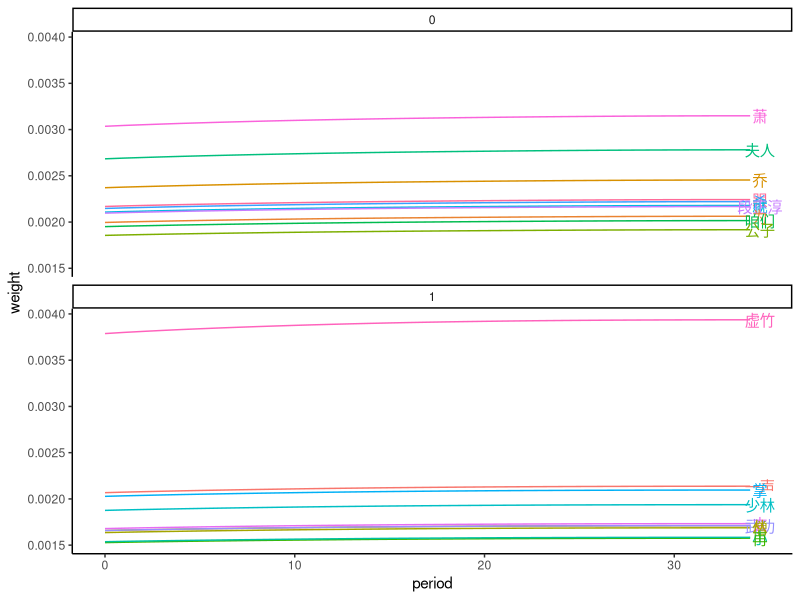
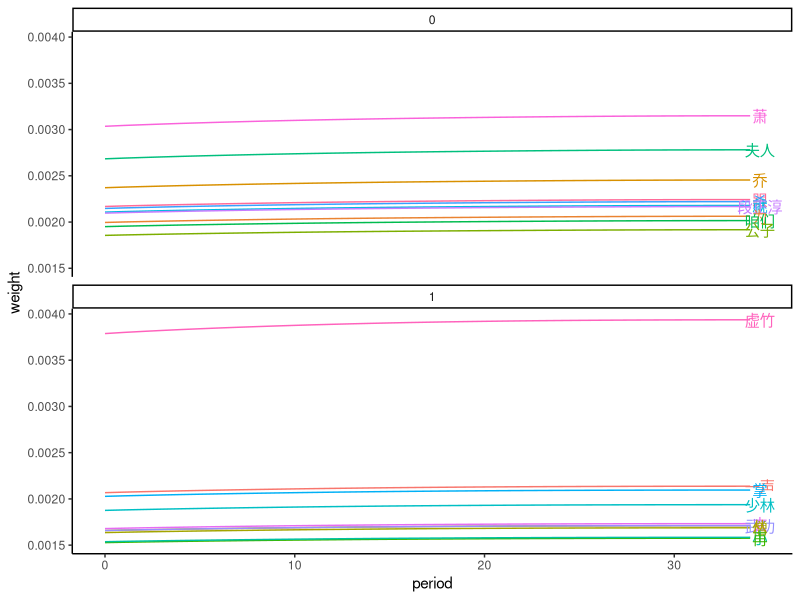

These figures' R source, in order: (Note: this script raises an error after producing the figures.)
## ---- chunk 1
library(tidyverse)
## ---- chunk 2
df <- read_csv("../output/demo_model_df.csv")
dict <- read_tsv("../output/demo_dict_text.txt", skip = 6, col_names = c("word_id", "word_name", "freq")) %>% 
    select(-freq)
df <- 
df %>% 
    left_join(dict, by = c("word"="word_id")) %>% 
    mutate(word = word_name) %>% 
    select(-word_name)
## ---- chunk 3
df %>%
    ggplot() +
    aes(x = period, y = weight, color = word) +
    geom_line() +
    geom_text(
        data = function(x) df %>% filter(period == max(period)),
        aes(label = word), nudge_x = 0.5
    ) +
    facet_wrap(~ topicId, nrow = 2) +
    theme_classic() +
    theme(legend.position = "None")
ggsave("../figure/demo_word_evolution.png", height = 5, width = 20)
knitr::include_graphics("../figure/demo_word_evolution.png")
## ---- chunk 4
word_df <- df
topic_df <- read_csv("../output/demo_topic_df.csv")
## ---- chunk 5
topic_label <-
    word_df %>%
    # distinct(topicId)
    group_by(topicId, word) %>%
    summarise(weight = median(weight)) %>%
    group_by(topicId) %>%
    arrange(desc(abs(weight))) %>%
    mutate(row_number = row_number()) %>%
    filter(row_number <= 4) %>%
    summarise(text = str_flatten(word, ">"))
## ---- chunk 6
df <- topic_df %>%
    # 也是求文档的均值
    group_by(period, topicId) %>%
    summarise(distribution = mean(distribution)) %>%
    left_join(topic_label, by = "topicId") %>%
    mutate(topicId = as.factor(topicId)) %>% 
    ungroup()
df %>% 
    ggplot() +
    aes(x = period, y = distribution, color = topicId) +
    geom_line() +
    geom_text(
        data = function(x) df %>% filter(period == max(period)),
        aes(label = text), nudge_x = 0.5
    ) +
    theme_classic() +
    theme(legend.position = "None") + 
    labs(y = '分布', x = '章节')
ggsave("../figure/demo_topic_evolution.png", height = 5, width = 20)
knitr::include_graphics("../figure/demo_topic_evolution.png")
